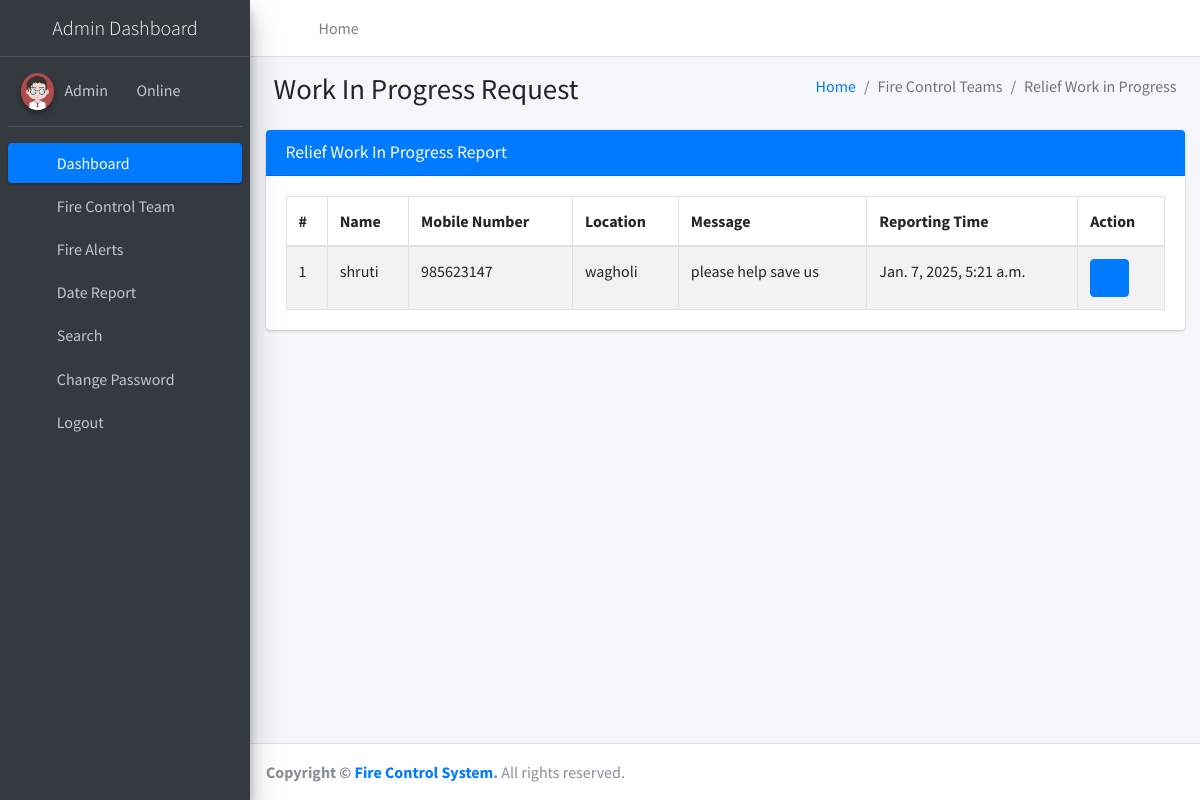
Page /workinprogress (signed in) on the committed database.
### firereport/models.py (models this page shows, shortened)
class Firereport(models.Model):
    FullName = models.CharField(max_length=250, null=True)
    MobileNumber = models.CharField(max_length=12, null=True)
    Location = models.CharField(max_length=200, null=True)
    Message = models.CharField(max_length=200, null=True)
    AssignTo = models.ForeignKey(Teams, on_delete=models.CASCADE, null=True)
    Status = models.CharField(max_length=150, null=True)
    Postingdate = models.DateTimeField(auto_now_add=True)
    AssignedTime = models.CharField(max_length=150, null=True)
    UpdationDate = models.DateTimeField(null=True)

### firereport/views.py (the view)
# urls.py: path('workinprogress', workinprogress, name='workinprogress'),
def workinprogress(request):
    if not request.user.is_authenticated:
        return redirect('admin_login')
    firereport = Firereport.objects.filter(Status='Fire Relief Work in Progress')
    return render(request, 'admin/workinprogress.html', locals())

### firereport/templates/admin/workinprogress.html
{% extends 'adminNavbar.html' %}
{% block main %}
{% load static %}
<section class="content">
    <div class="content-header">
        <div class="container-fluid">
            <div class="row mb-2">
                <div class="col-sm-6">
                    <h1 class="m-0">Work In Progress Request</h1>
                </div>
                <div class="col-sm-6">
                    <ol class="breadcrumb float-sm-right">
                        <li class="breadcrumb-item"><a href="{% url 'dashboard' %}">Home</a></li>
                        <li class="breadcrumb-item active">Fire Control Teams</li>
                        <li class="breadcrumb-item active">Relief Work in Progress</li>
                    </ol>
                </div>
            </div>
        </div>
    </div>
    <div class="container-fluid">
        <div class="row">
            <div class="col-md-12">
                <div class="card card-primary">
                    <div class="card-header">
                        <h3 class="card-title">Relief Work In Progress Report</h3>
                    </div>
                    <div class="card-body">
                        <table id="example1" class="table table-bordered table-striped">
                            <thead>
                            <tr>
                                <th>#</th>
                                <th>Name</th>
                                <th>Mobile Number</th>
                                <th>Location</th>
                                <th>Message</th>
                                <th>Reporting Time</th>
                                <th>Action</th>
                            </tr>
                            </thead>
                            <tbody>
                            {% for i in firereport %}
                            <tr>
                                <td>{{forloop.counter}}</td>
                                <td>{{i.FullName}}</td>
                                <td>{{i.MobileNumber}}</td>
                                <td>{{i.Location}}</td>
                                <td>{{i.Message}}</td>
                                <td>{{i.Postingdate}}</td>
                                <td>
                                    <div class="btn-group">
                                        <a class="btn btn-primary" href="{% url 'viewRequestDetails' i.id %}"><i
                                                class="fa fa-eye"></i></a>
                                    </div>
                                </td>
                            </tr>
                            {% endfor %}
                            </tbody>
                        </table>
                    </div>
                </div>
            </div>
        </div>
    </div>
</section>
{% endblock %}

### rows in the picture
Firereport: FullName "shruti", MobileNumber "985623147", Location "wagholi", Message "please help save us", Postingdate "Jan. 7, 2025, 5:21 a.m."
